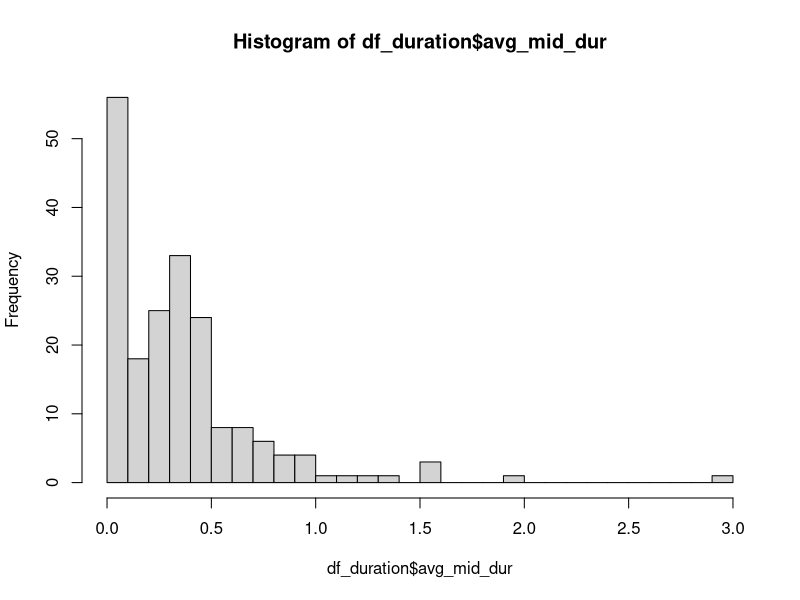

Reproduce this figure in R.
#### Which countries have the longest MIDs on Average? ####

###Ensure that working directory is set to current file location by going to Session -> Set Working Directory -> To Source File Location 
df_mid <- read.csv("MIDB 4.3.csv", na.strings="-9")

###View first column of data
df_mid[1]

###View first row of data
df_mid[1,]

###View first cell of data
df_mid[1,1]

###View first 100 rows of data
df_mid[1:100,]

### Subsetting Data
df_sub <- df_mid[c('stabb', 'styear','endyear')]

### Creating New Variable
df_sub['duration'] = df_sub$endyear - df_sub$styear

### Eliminate NA Values
df_sub_clean = na.omit(df_sub)

### Aggregate duration of MIDs by country
df_duration <-aggregate(x = df_sub_clean$duration,
                 by = list(df_sub_clean$stabb),
                 FUN = sum)

### Count the total number of MIDs per country
df_duration['total_mids'] <- table(df_sub_clean$stabb)

###View cross-tabulation of two variables
crosstab <- table(df_mid$hostlev,df_mid$fatality)
crosstab

### Create a new variable that is the average duration of MIDs per country
df_duration['avg_mid_dur'] <- df_duration$x/df_duration$total_mids

### Create a histogram to visualize the average duration of MIDs
hist(df_duration$avg_mid_dur,breaks = 37)

###
write.csv(df_duration, 'R_AverageMIDDuration.csv')